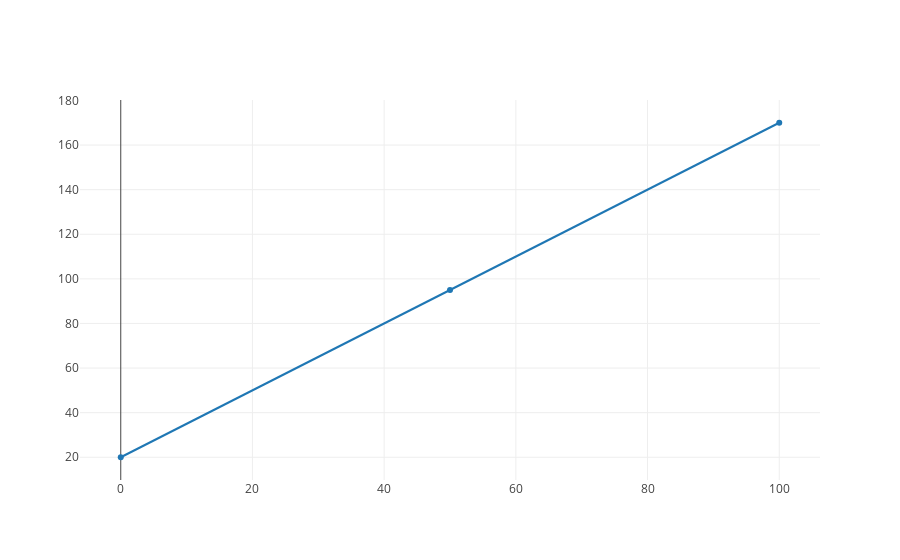

Source (notebook cell):
### Markdown cell above
First we import the necessary plotly library, and `graph_obs` function, and setup `plotly` to be used without uploading our plots to its website.

Finally, we plot out our regression line, using our `attendance_with_friends` function.  The `budgets` will be our x values.  For our y values, we need to use our `attendance_with_friends` function to create a list of y-value attendances for every input of x.

### Code cell
import plotly
from plotly import graph_objs
plotly.offline.init_notebook_mode(connected=True)

trace_of_attendance_with_friends = graph_objs.Scatter(
    x=initial_sample_budgets,
    y=attendance_values,
)

plotly.offline.iplot([trace_of_attendance_with_friends])

### Figure 1 — Plotly figure (JSON) as saved in the notebook; plotly's stock layout.template omitted (floating-point values rounded to 4 significant figures)
{"data": [{"type": "scatter", "x": [0, 50, 100], "y": [20, 95, 170]}], "layout": {}}
